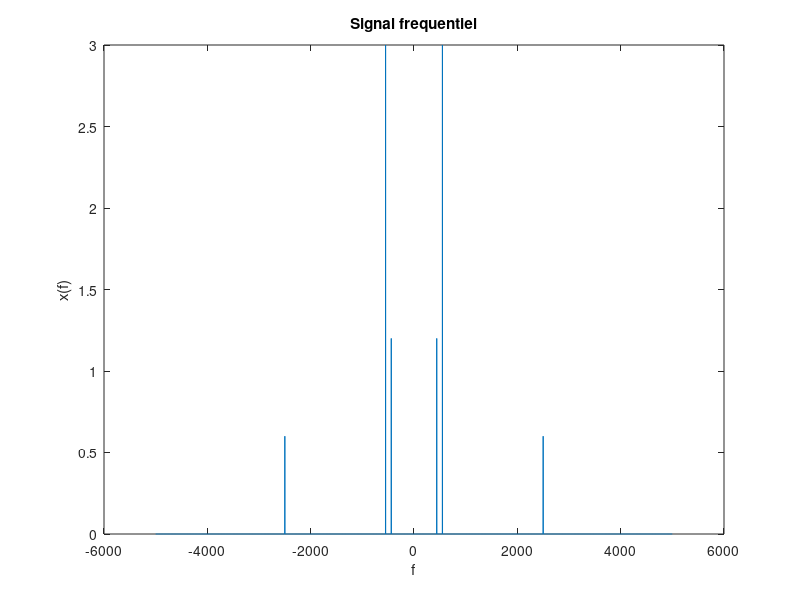

This chart was generated by the following MATLAB code:
fe=10000 ;
N=5000;
Te=1/fe ;
df=fe/N;

t=0:Te:(N-1)*Te;
x=1.2*cos(2*pi*440*t+1.2)+3*cos(2*pi*550*t)+0.6*cos(2*pi*2500*t);


fshift = (-N/2:N/2-1)*(fe/N);
y = fft(x);

plot(fshift,fftshift(2*abs(y)/N));
title('Signal frequentiel');
xlabel('f')
ylabel('x(f)')

%{
La commande fftshift effectue un décalage circulaire centre sur 0 du spectre en amplitude obtenu par 
la commande fft. En l’appliquant sur un intervalle qui couvre la partie positif et négatif.
%}